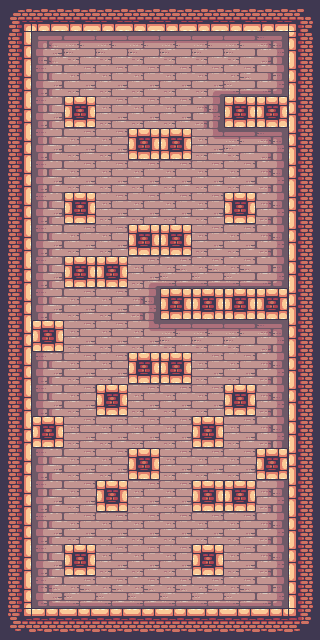

Tiled map render using the project's own tile images. Description and the map definition, with tile-layer contents summarised, below:
An orthogonal 10x20 tile map with 32x32 px tiles, 2 tile layers (background, foreground), 2 tilesets and 51 objects (14x box, 9x pig_box, 2x door, portal, king).

<map version="1.10" tiledversion="1.10.2" orientation="orthogonal" renderorder="right-down" width="10" height="20" tilewidth="32" tileheight="32" infinite="0" nextlayerid="6" nextobjectid="54">
 <properties>
  <property name="hasLights" type="bool" value="true" />
  <property name="lightColor" type="color" value="#ff000000" />
  <property name="mapMusic" value="audio/mapmusic.mp3" />
 </properties>
 <tileset firstgid="1" name="mapTileset" tilewidth="32" tileheight="32" tilecount="512" columns="32">
  <image source="../graphics/mapObject.png" width="1024" height="512" />
 </tileset>
 <tileset firstgid="513" name="entityTileset" tilewidth="78" tileheight="58" tilecount="10" columns="0">
  <grid orientation="orthogonal" width="1" height="1" />
  <tile id="0">
   <image width="52" height="56" source="../graphics/bomb.png" />
  </tile>
  <tile id="1">
   <image width="22" height="16" source="../graphics/box.png" />
  </tile>
  <tile id="2">
   <image width="44" height="28" source="../graphics/cannon.png" />
  </tile>
  <tile id="3">
   <image width="46" height="56" source="../graphics/door.png" />
  </tile>
  <tile id="4">
   <image width="78" height="58" source="../graphics/king.png" />
  </tile>
  <tile id="5">
   <image width="34" height="28" source="../graphics/pig.png" />
  </tile>
  <tile id="6">
   <image width="26" height="26" source="../graphics/pig_bomb.png" />
  </tile>
  <tile id="7">
   <image width="26" height="30" source="../graphics/pig_box.png" />
  </tile>
  <tile id="8">
   <image width="38" height="28" source="../graphics/pig_king.png" />
  </tile>
  <tile id="9">
   <image width="26" height="18" source="../graphics/pig_light.png" />
  </tile>
 </tileset>
 <layer id="1" name="background" width="10" height="20">
  <data>[200 cells, 200 non-empty, 20 distinct tile ids]</data>
 </layer>
 <layer id="2" name="foreground" width="10" height="20">
  <data>[200 cells, 0 non-empty, 0 distinct tile ids]</data>
 </layer>
 <objectgroup id="3" name="collision">
  <object id="29" x="64" y="544" width="32" height="32" />
  <object id="30" x="192" y="544" width="32" height="32" />
  <object id="31" x="192" y="480" width="64" height="32" />
  <object id="32" x="96" y="480" width="32" height="32" />
  <object id="33" x="128" y="448" width="32" height="32" />
  <object id="34" x="192" y="416" width="32" height="32" />
  <object id="35" x="256" y="448" width="32" height="32" />
  <object id="36" x="224" y="384" width="32" height="32" />
  <object id="37" x="128" y="352" width="64" height="32" />
  <object id="38" x="96" y="384" width="32" height="32" />
  <object id="39" x="32" y="416" width="32" height="32" />
  <object id="40" x="32" y="320" width="32" height="32" />
  <object id="41" x="64" y="256" width="64" height="32" />
  <object id="42" x="160" y="288" width="128" height="32" />
  <object id="43" x="128" y="224" width="64" height="32" />
  <object id="44" x="64" y="192" width="32" height="32" />
  <object id="45" x="224" y="192" width="32" height="32" />
  <object id="46" x="128" y="128" width="64" height="32" />
  <object id="47" x="224" y="96" width="64" height="32" />
  <object id="48" x="64" y="96" width="32" height="32" />
  <object id="49" x="23.5" y="23.5" width="8.5" height="592.864" />
  <object id="50" x="22.7273" y="608.364" width="274.182" height="8.36364" />
  <object id="51" x="287.629" y="23.7498" width="8.5" height="592.864" />
  <object id="52" x="23.25" y="23.75" width="273.5" height="8" />
 </objectgroup>
 <objectgroup id="4" name="portals">
  <object id="28" name="portal" x="253.636" y="66.3636" width="7.45455" height="14.9091">
   <properties>
    <property name="toMap" value="map/map8.tmx" />
   </properties>
  </object>
 </objectgroup>
 <objectgroup id="5" name="entity" visible="0">
  <object id="1" name="door" gid="516" x="233.667" y="95.6667" width="46" height="56" />
  <object id="2" name="door" gid="516" x="123" y="608" width="46" height="56" />
  <object id="3" name="pig_box" gid="520" x="192" y="480" width="26" height="30" />
  <object id="4" name="pig_box" gid="520" x="128" y="448" width="26" height="30" />
  <object id="5" name="pig_box" gid="520" x="128" y="352" width="26" height="30" />
  <object id="6" name="pig_box" gid="520" x="192" y="288" width="26" height="30" />
  <object id="7" name="pig_box" gid="520" x="128" y="224" width="26" height="30" />
  <object id="8" name="pig_box" gid="520" x="64" y="192" width="26" height="30" />
  <object id="9" name="pig_box" gid="520" x="224" y="192" width="26" height="30" />
  <object id="10" name="pig_box" gid="520" x="32" y="416" width="26" height="30" />
  <object id="11" name="pig_box" gid="520" x="160" y="128" width="26" height="30" />
  <object id="12" name="box" gid="514" x="256" y="448" width="22" height="16" />
  <object id="13" name="box" gid="514" x="224" y="384" width="22" height="16" />
  <object id="14" name="box" gid="514" x="256" y="288" width="22" height="16" />
  <object id="15" name="box" gid="514" x="64" y="96" width="22" height="16" />
  <object id="16" name="box" gid="514" x="64" y="256" width="22" height="16" />
  <object id="17" name="box" gid="514" x="32" y="320" width="22" height="16" />
  <object id="18" name="box" gid="514" x="64" y="544" width="22" height="16" />
  <object id="19" name="box" gid="514" x="192" y="544" width="22" height="16" />
  <object id="20" name="box" gid="514" x="32" y="608" width="22" height="16" />
  <object id="21" name="box" gid="514" x="192" y="608" width="22" height="16" />
  <object id="22" name="box" gid="514" x="256" y="608" width="22" height="16" />
  <object id="24" name="box" gid="514" x="258.273" y="591.818" width="22" height="16" />
  <object id="25" name="box" gid="514" x="253.727" y="575.636" width="22" height="16" />
  <object id="26" name="box" gid="514" x="65" y="527.5" width="22" height="16" />
  <object id="27" name="king" gid="517" x="113" y="622.636" width="78" height="58" />
 </objectgroup>
</map>
